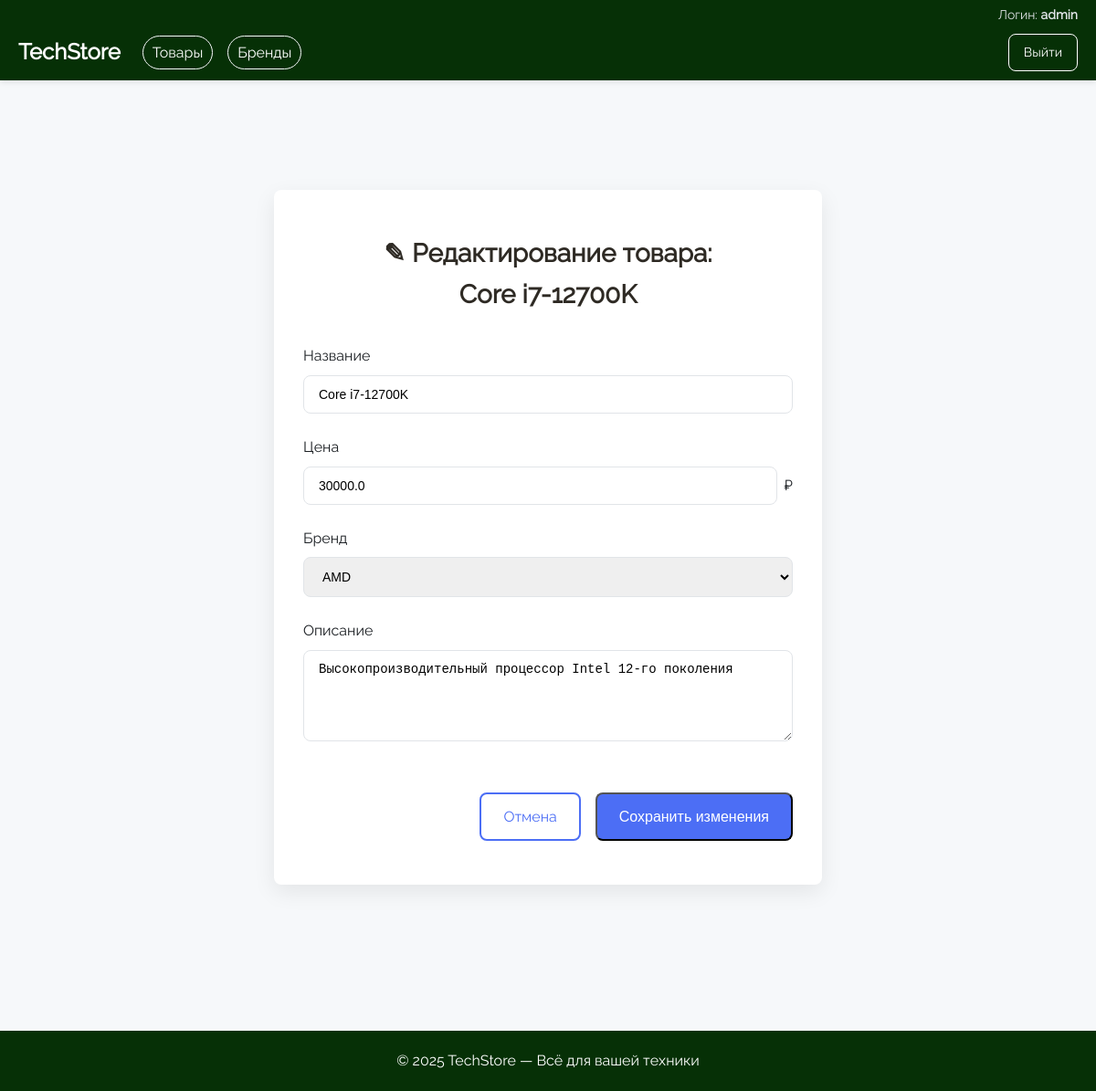
Page /edit_product/1 (signed in) on the committed database.
### my_flask_app/app.py (models this page shows)
class User(UserMixin, db.Model):
    id = db.Column(db.Integer, primary_key=True)
    username = db.Column(db.String(100), unique=True, nullable=False)
    password = db.Column(db.String(100), nullable=False)
    is_admin = db.Column(db.Boolean, default=False)

class Product(db.Model):
    id = db.Column(db.Integer, primary_key=True)
    name = db.Column(db.String(100), nullable=False)
    price = db.Column(db.Float, nullable=False)
    description = db.Column(db.String(255), nullable=True)
    brand_id = db.Column(db.Integer, db.ForeignKey('brand.id'), nullable=False)

### my_flask_app/app.py (the view, shortened to what this page needs)
@app.route('/edit_product/<int:id>', methods=['GET', 'POST'])
@login_required
def edit_product(id):
    if not current_user.is_admin:
        abort(403)
    brands = Brand.query.order_by(Brand.name).all()
    if not brands:
        flash('Сначала добавьте хотя бы один бренд!', 'danger')
        return redirect(url_for('list_brands'))
    product = Product(brand_id=brands[0].id) if id == 0 else Product.query.get_or_404(id)
    form = ProductForm(obj=product)
    form.brand.choices = [(b.id, b.name) for b in brands]
    return render_template(
        'edit_product.html',
        form=form,
        product=product,
        is_new=(id == 0)
    )

### my_flask_app/app.py
class ProductForm(FlaskForm):
    name = StringField(
        'Название',
        validators=[DataRequired(), Length(max=100)]
    )
    price = FloatField(
        'Цена',
        validators=[DataRequired(), NumberRange(min=0.01)]
    )
    brand = SelectField(
        'Бренд',
        coerce=int,
        validators=[DataRequired()]
    )
    description = TextAreaField(
        'Описание',
        validators=[Length(max=255)]
    )
    submit = SubmitField('Сохранить')

### my_flask_app/app.py (called while the page is built)
@login_manager.user_loader
def load_user(user_id):
    return User.query.get(int(user_id))

### my_flask_app/templates/edit_product.html (shortened to what this page needs)
{% extends "base.html" %}  {% block
content %}
<section class="product-form section--airy">
  <div class="product-form__container container card card--lift">
    <h2 class="product-form__title heading">
      {% if is_new %} + Добавление нового товара {% else %} ✎ Редактирование
      товара: <br />
      {{ product.name }} {% endif %}
    </h2>
    <form method="POST" class="product-form__form form--stack" novalidate>
      <div class="product-form__field">
        {{ form.name.label(class="product-form__label") }} {{
        form.name(class="product-form__input" + (' product-form__input--error'
        if form.name.errors else '')) }}
      </div>
      <div class="product-form__field product-form__field--currency">
        {{ form.price.label(class="product-form__label") }}
        <div class="product-form__currency-wrapper">
          {{ form.price(class="product-form__input" + ('
          product-form__input--error' if form.price.errors else '')) }}
          <span class="product-form__currency">₽</span>
        </div>
      </div>
      <div class="product-form__field">
        {{ form.brand.label(class="product-form__label") }} {{
        form.brand(class="product-form__select" + (' product-form__input--error'
        if form.brand.errors else '')) }}
      </div>
      <div class="product-form__field">
        {{ form.description.label(class="product-form__label") }} {{
        form.description(class="product-form__textarea"+ ('
        product-form__input--error' if form.description.errors else '')) }}
      </div>
      <div class="product-form__actions">
        <a
          href="{{ url_for('products') }}"
          class="btn btn--outline-accent btn--lg"
        >
          Отмена
        </a>
        <button type="submit" class="btn btn--primary btn--lg">
          {% if is_new %}Создать товар{% else %}Сохранить изменения{% endif %}
        </button>
      </div>
    </form>
  </div>
</section>
{% endblock %}

### my_flask_app/templates/base.html (shortened to what this page needs)
<!DOCTYPE html>
<html lang="ru">
  <head>
    <link
      rel="stylesheet"
      href="{{ url_for('static', filename='style.css') }}"
    />
  </head>
  <body>
    <header class="header">
      {% if current_user.is_authenticated %}
      <div class="header__top container">
        <span class="header__welcome"
          >Логин: <b>{{ current_user.username }}</b>
        </span>
      </div>
      {% endif %}
      <div class="header__container container">
        <div class="header__left">
          <a
            href="{{ url_for('welcome' if current_user.is_authenticated else 'login') }}"
            class="header__brand"
            >TechStore</a
          >
          {% if current_user.is_authenticated %}
          <nav class="header__nav">
            <a href="{{ url_for('products') }}" class="header__link">Товары</a>
            <a href="{{ url_for('list_brands') }}" class="header__link"
              >Бренды</a
            >
          </nav>
          {% endif %}
        </div>
        <div class="header__auth">
          {% if current_user.is_authenticated %}
          <a href="{{ url_for('logout') }}" class="btn btn--outline">Выйти</a>
          {% else %}
          <a href="{{ url_for('login') }}" class="btn btn--outline">Войти</a>
          {% endif %}
        </div>
      </div>
    </header>
    <main class="main container">
       {% block content %}{% endblock %}
    </main>
    <footer class="footer">
      <div class="container">
        <p>© 2025 TechStore — Всё для вашей техники</p>
      </div>
    </footer>
  </body>
</html>

### my_flask_app/static/style.css (style rules this page uses)
:root { --color-bg: #f6f8fa; --color-text: #1b1f23; --color-accent: #4c6ef5; --color-accent-hover: #3b5bdb; --color-light: #ffffff; --color-dark2: #063006; --color-dark: #2e2a24; --color-muted: #6c757d; --color-border: #e1e4e8; --color-success: #2eb67d; --color-success-hover: #229764; --color-warning: #f0ad4e; --color-warning-hover: #ec971f; --color-danger: #e53c3c; --color-danger-hover: #ec1f1f; --radius: 8px; --transition: 0.3s ease; }
* { margin: 0; padding: 0; box-sizing: border-box; }
html { scroll-behavior: smooth; }
a { text-decoration: none; }
body { font-family: "Raleway"; background: var(--color-bg); color: var(--color-text); line-height: 1.6; }
.container { max-width: 1400px; padding: 0 20px; margin: 0 auto; }
.header { background: var(--color-dark2); color: var(--color-light); box-shadow: 0 2px 6px rgba(0, 0, 0, 0.1); }
.header__container { display: flex; flex-wrap: wrap; align-items: center; justify-content: space-between; gap: 20px; padding: 10px 20px; }
.header__brand { font-size: 24px; font-weight: bold; color: var(--color-light); transition: var(--transition); }
.header__nav { display: flex; gap: 16px; }
.header__link { border: 1px solid var(--color-bg); padding: 5px 10px; border-radius: 20px; font-size: 16px; color: var(--color-light); transition: var(--transition); }
.header__auth { display: flex; align-items: center; gap: 12px; }
.main { padding: 40px 0; min-height: calc(100vh - 160px); }
.btn { display: inline-flex; align-items: center; justify-content: center; padding: 8px 16px; border-radius: var(--radius); cursor: pointer; font-weight: 500; font-size: 14px; transition: var(--transition); }
.btn--outline { background: transparent; border: 1px solid var(--color-light); color: var(--color-light); }
.footer { background: var(--color-dark2); color: var(--color-light); text-align: center; padding: 20px 0; margin-top: 40px; }
.heading { font-size: 24px; margin-bottom: 16px; color: var(--color-text); }
.btn--primary { background: var(--color-accent); color: var(--color-light); }
.btn--lg { padding: 12px 24px; font-size: 16px; }
.header__top { background: var(--color-dark2); color: var(--color-light); padding-top: 5px; font-size: 14px; text-align: right; }
.header__welcome { color: var(--color-border); }
.header__container { display: flex; justify-content: space-between; align-items: center; padding: 10px 20px; }
.header__left { display: flex; align-items: center; gap: 24px; }
.section--airy { padding: 80px 0; background: var(--color-bg); }
.card { background: var(--color-light); border-radius: var(--radius); box-shadow: 0 8px 24px rgba(0, 0, 0, 0.08); transition: transform var(--transition); }
.form--stack { display: flex; flex-direction: column; gap: 24px; }
.btn--outline-accent { border: 2px solid var(--color-accent); color: var(--color-accent); background: transparent; transition: background var(--transition), color var(--transition); }
.product-form__container { max-width: 600px; margin: 0 auto; padding: 48px 32px; text-align: left; }
.product-form__title { margin-bottom: 32px; font-size: 28px; text-align: center; color: var(--color-dark); }
.product-form__form { width: 100%; }
.product-form__field { display: flex; flex-direction: column; }
.product-form__label { margin-bottom: 8px; font-weight: 500; color: var(--color-text); }
.product-form__input, .product-form__select, .product-form__textarea { width: 100%; padding: 12px 16px; font-size: 14px; border: 1px solid var(--color-border); border-radius: var(--radius); transition: border-color var(--transition), box-shadow var(--transition); }
.product-form__field--currency .product-form__currency-wrapper { display: flex; align-items: center; gap: 8px; }
.product-form__currency { font-size: 16px; color: var(--color-text); }
.product-form__textarea { min-height: 100px; resize: vertical; }
.product-form__actions { display: flex; justify-content: flex-end; gap: 16px; margin-top: 32px; }

### rows in the picture
User: username "admin"
Product: name "Core i7-12700K", price "30000.0", brand "AMD", description "Высокопроизводительный процессор Intel 12-го поколения"
